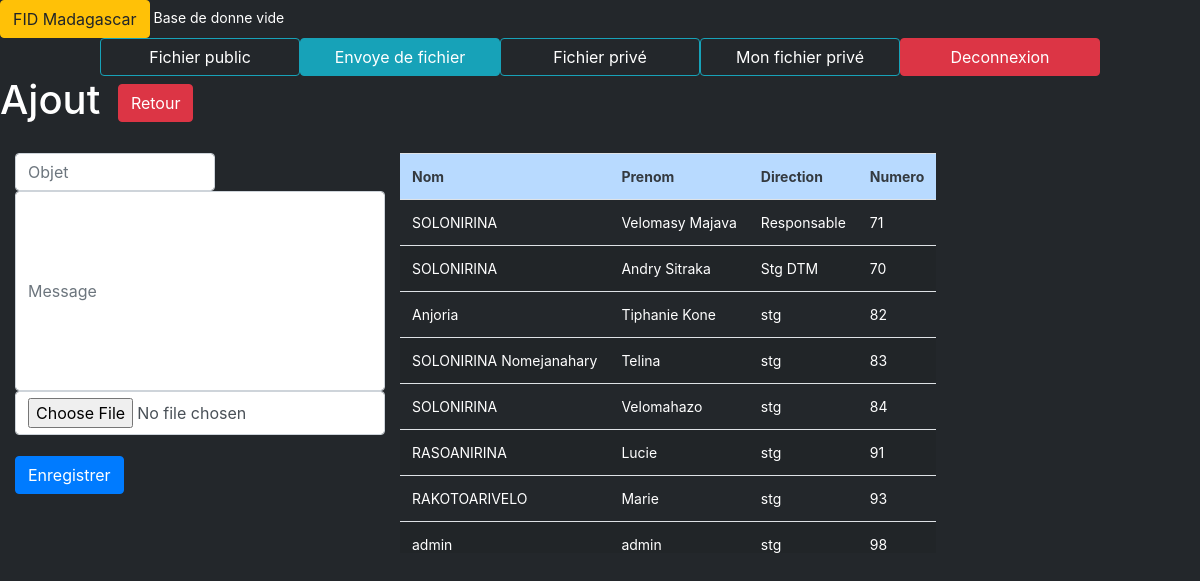
/fichier/m.php, run on the app's committed database.
### tables this page shows
CREATE TABLE IF NOT EXISTS `utilisateur` (
  `numUt` int(11) NOT NULL AUTO_INCREMENT,
  `photos` varchar(100) NOT NULL,
  `nom` varchar(25) NOT NULL,
  `prenom` varchar(25) NOT NULL,
  `direction` varchar(25) NOT NULL,
  `tel` varchar(25) NOT NULL,
  `mdp` varchar(25) NOT NULL,
  `valeur` varchar(25) NOT NULL,
  `fady` varchar(25) NOT NULL,
  `adrs` varchar(100) NOT NULL,
  `adrs_mail` varchar(100) NOT NULL,
  `fonc` varchar(50) NOT NULL,
  PRIMARY KEY (`numUt`)
);

### fichier/m.php (the view, shortened to what this page needs)
<?php
include("../connexion.php");
$idko = $_SESSION['idko'];
?>
<!doctype html>
<html lang="en">
<head>
  <link href="bootstrap.min.css" rel="stylesheet">
  <link rel="stylesheet" href="stylee.css">
  <link href="dashboard.css" rel="stylesheet">
</head>
<body class="btn-dark">
<div class="btn btn-warning">FID Madagascar</div>
<?php
      $req = mysqli_query($conn, "SELECT *FROM utilisateur where numUt = ('$idko') ");
      if (mysqli_num_rows($req) == 0) {
        echo ("Base de donne vide ");
                  } ?></div>
<center>
<div class="btn-group">
<form action="andex.php" method="POST">
               <input type="submit" name="ary" id="" value="Fichier public" class=" text-white btn btn-outline-info custom">
          </form>
<form action="nmessage.php" method="POST">
                <input type="submit" name="ary" id="" value="Envoye de fichier" class=" text-white btn btn-info custom">
          </form>
              <form action="messageP.php" method="POST">
                   <input type="submit" name="ary" id="" value="Fichier privé " class=" text-white btn btn-outline-info custom">
              </form>
              <form action="messageG.php" method="POST">
                   <input type="submit" name="ary" id="" value="Mon fichier privé " " class=" text-white btn btn-outline-info  custom">
              </form>
        <form action="../compteCli/compte.php">
                <input type="submit" name="" id="" value=" Deconnexion " class=" text-white btn  btn-danger custom">
          </form>
</div>
</center>
            <h1 class="form-inline"> Ajout &thinsp;             <form action="andex.php" method="POST">
                  <input type="submit" name="ary" id="" value=" Retour" class=" text-white btn btn-danger ">
                </form> </h1>
<br>
<div class="container-fluid">
     <div class="row">
     <article class="col-md-4">
     <form action="f1.php" method="POST" enctype="multipart/form-data">
                <p>
                <input type="text" class="form-control custom" name="objet" placeholder="Objet">
                <input type="text" class="form-control hehe" name="message" placeholder="Message">
            <input type="file"  class="form-control " name="ficc"  > <br>
                <input type="submit" class=" btn btn-primary" value="Enregistrer" name="go" >
            </form>
     </article>
     <article class="col-md-8">
      <div class="containe">
        <div class="row">
                                        <div class="scrollbar">
                                                     <table class="table table-striped ">
                                                    <tr>
                                                        <div class=" table-success ">
                                                               <th class="table-primary text-dark">Nom</th>
                                                               <th  class="table-primary text-dark">Prenom</th>
                                                               <th  class="table-primary text-dark">Direction</th>
                                                               <th  class="table-primary text-dark">Numero</th>
                                                        </div>
                                                       </tr>
                                            <?php
                                                 $req = mysqli_query($conn , "SELECT *FROM utilisateur ");
                                                if(mysqli_num_rows($req)== 0)
                                                  {
                                                  echo("Base de donne vide ");
                                                  }
                                                else{
                                                while($row=mysqli_fetch_assoc($req)) {
                                            ?>
                                                  <tr>
                                                 <td><?php echo $row['nom']; ?></td>
                                                 <td><?php echo $row['prenom']; ?></td>
                                                 <td><?php echo $row['direction'];  ?></td>
                                                 <td><?php echo $row['numUt']; }}  ?></td>
                                                 </tr>
                                             </table>
     </article>
     </div>
</div>
</body>
</html>

### fichier/stylee.css (style rules this page uses)
.scrollbar { height: 400px; overflow-y: scroll; }
.custom { width: 200px !important; }
.hehe { height: 200px !important; }

### fichier/dashboard.css (style rules this page uses)
body { font-size: .875rem; }

### data on the page
utilisateur: nom "SOLONIRINA", prenom "Velomasy Majava", direction "Responsable", numUt "71"
utilisateur: nom "SOLONIRINA", prenom "Andry Sitraka", direction "Stg DTM", numUt "70"
utilisateur: nom "Anjoria", prenom "Tiphanie Kone", direction "stg", numUt "82"
utilisateur: nom "SOLONIRINA Nomejanahary", prenom "Telina", direction "stg", numUt "83"
utilisateur: nom "SOLONIRINA", prenom "Velomahazo", direction "stg", numUt "84"
utilisateur: nom "RASOANIRINA", prenom "Lucie", direction "stg", numUt "91"
utilisateur: nom "RAKOTOARIVELO", prenom "Marie", direction "stg", numUt "93"
utilisateur: nom "admin", prenom "admin", direction "stg", numUt "98"
